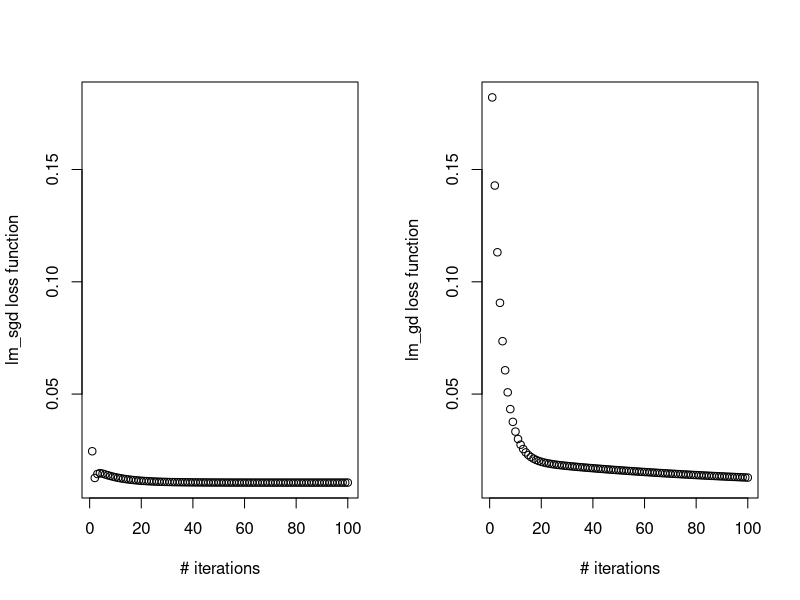

Write R code to recreate this figure.
## ---- chunk 1
## Setting up the packages, options we'll need:
library(knitr)
knitr::opts_chunk$set(echo = TRUE)
## ---- chunk 2
## -----------------------------------------------------------------------------
## Implementation of stochastic gradient descent

## install.packages("caret")
library(caret)
rm(list=ls())
lm_sgd = function(x, y, beta_init = NULL, learn_rate = 0.05, 
                  niter = 100, folds=10, verbose = F)
{
        
        n = nrow(x)
        p = ncol(x)-1
        
        if(nrow(x) != length(y)) stop("Check the dimensions of x and y")
        if(nrow(x) < folds) stop("folds exceed number of observations")
        if(verbose && p>2) stop("p > 2, -- Plotting not implemented")
        
        if(is.null(beta_init)) beta_init = runif(p+1)
        
        beta_sgd = beta_init
        
        f <- createFolds(y, k = folds, list = T, returnTrain = F)
        loss_sgd <- rep(0, niter)
        
        for(it in 1:niter)
        {
                for(batch in 1:folds){
                        x_b <- x[f[[batch]], ]
                        y_b <- y[f[[batch]]]
                        
                        beta_sgd = beta_sgd - learn_rate*
                          (-2/length(y_b))*(t(x_b)%*%(y_b - x_b%*%beta_sgd))
                        
                        MSE_new = mean((y_b - x_b%*%beta_sgd)^2)
                        
                        if(verbose)
                        {
                                print(MSE_new)
                                
                                x1_grid = seq(0,1,length.out = 100)
                                y_grid_hat = cbind(rep(1,100),x1_grid)%*%beta_gd
                                
                                plot(x[,2],y)
                                lines(x1_grid,y_grid_hat)
                                Sys.sleep(0.1)
                        }
                }
                loss_sgd[it] <- MSE_new
        }
        return(list(beta_sgd, loss_sgd))
}

## Test
n = 30
p = 1

beta = rep(1,p+1)

x = cbind(rep(1,n),matrix(runif(n*p,0,1),n,p))
epsilon = rnorm(n,0,.1)

y = x%*%beta + epsilon 

lm_sgd(x, y)

## -----------------------------------------------------------------------------

## ---- chunk 3
## Implementation: linear regression
lm_gd = function(x, y, beta_init = NULL, learn_rate = 0.05, 
                 niter = 100, verbose = F)
{
        
        n = nrow(x)
        p = ncol(x)-1
        
        if(nrow(x) != length(y)) stop("Check the dimensions of x and y")
        if(verbose && p>2) stop("p > 2, -- Plotting not implemented")

        if(is.null(beta_init)) beta_init = runif(p+1)
        
        beta_gd = beta_init
        
        loss_gd <- rep(0, niter)
        
        for(it in 1:niter)
        {
                beta_gd = beta_gd - learn_rate*(-2/n)*(t(x)%*%(y-x%*%beta_gd))
                
                MSE_new = mean((y - x%*%beta_gd)^2)
                
                if(verbose)
                {
                        print(MSE_new)
                        
                        x1_grid = seq(0,1,length.out = 100)
                        y_grid_hat =  cbind(rep(1,100),x1_grid)%*%beta_gd
                        
                        plot(x[,2],y)
                        lines(x1_grid,y_grid_hat)
                        Sys.sleep(0.1)
                }
                loss_gd[it] <- MSE_new
        }
        return(list(beta_gd, loss_gd))
}


## Test
n = 30
p = 1

beta = rep(1,p+1)

x = cbind(rep(1,n),matrix(runif(n*p,0,1),n,p))
epsilon = rnorm(n,0,.1)

y = x%*%beta + epsilon 
## -----------------------------------------------------------------------------

## Store value of loss function
gd_loss <- lm_gd(x, y)[[2]]
sgd_loss <- lm_sgd(x, y)[[2]]

## Plot scatterplots of # iteration vs loss function for both gradient descent and stochastic gradient descent
par(mfrow=c(1,2))
yrange <- range(gd_loss, sgd_loss)
plot(x=1:100, y=sgd_loss, ylim = yrange, 
     xlab = "# iterations", ylab = "lm_sgd loss function")
plot(x=1:100, y=gd_loss, ylim = yrange, 
     xlab = "# iterations", ylab = "lm_gd loss function")

## ---- chunk 4
library(purrr)
beta_init <- map(1:20, ~ sample(1:100, size=2))
map(beta_init, ~ lm_sgd(x,y)[[1]][[2]])

